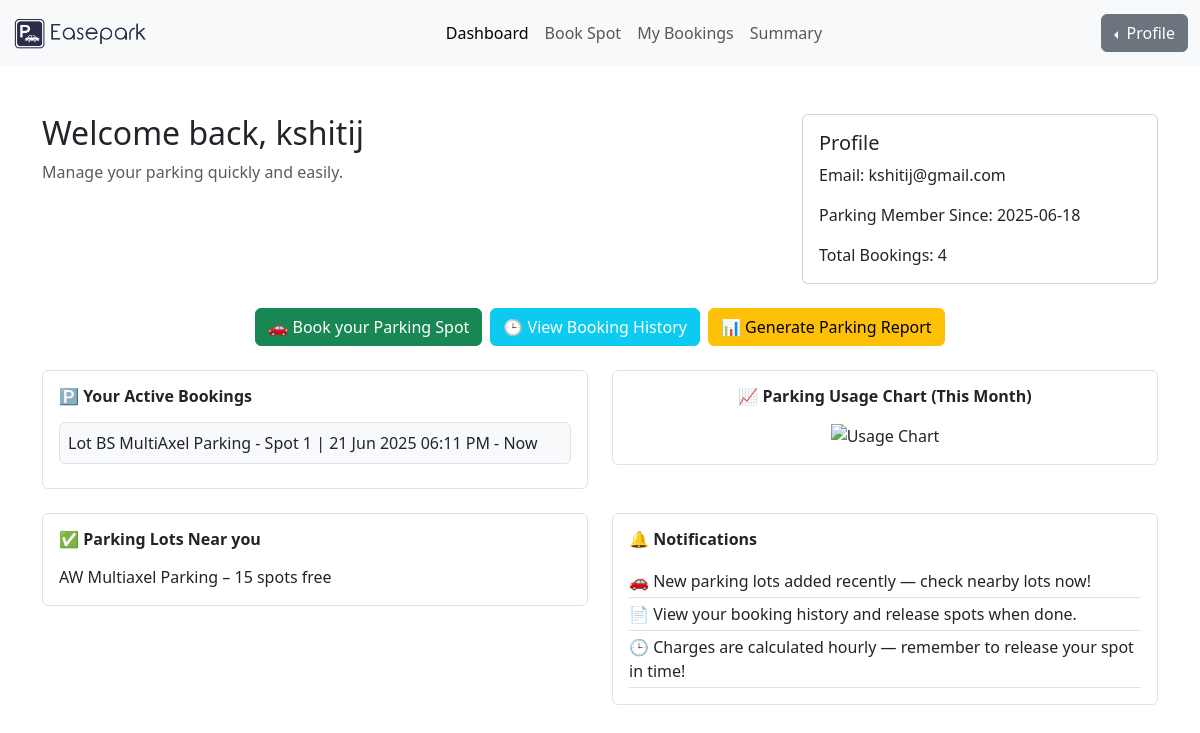
The page /dashboard/user (signed in) on the database its author committed.
### models/user_model.py (models this page shows)
class Users(UserMixin, db.Model):
    id = db.Column(db.Integer, primary_key=True)
    username= db.Column(db.String(100) , unique=True , nullable=False)
    email = db.Column(db.String(150), unique=True, nullable=True)
    password= db.Column(db.String(100) , nullable=False)
    role= db.Column(db.String(15), nullable=False)
    full_name = db.Column(db.String(100), nullable=True)
    phone_number = db.Column(db.String(15), unique=True, nullable=True)
    address = db.Column(db.String(255), nullable=True)
    pin_code = db.Column(db.String(10), nullable=True)
    member_since = db.Column(db.DateTime, default=datetime.utcnow)
    total_bookings = db.Column(db.Integer, default=0)
    reservations = db.relationship('Reservation', backref='user', lazy=True)

class ParkingLot(UserMixin, db.Model):
    id = db.Column(db.Integer, primary_key=True)
    parking_name = db.Column(db.String(150), nullable=False)
    price = db.Column(db.Float, nullable=False)
    address = db.Column(db.String(255), nullable=False)
    pin_code = db.Column(db.String(10), nullable=False)
    max_spots = db.Column(db.Integer, nullable=False)
    spots = db.relationship('ParkingSpot', backref='lot',cascade="all, delete", lazy=True)

### controllers/user_routes.py (the view)
@user_blueprint.route('/user')
@login_required
def dashboard():
    if current_user.role != 'user':
        return "Unauthorised"
    else:
        active_reservations = Reservation.query.filter_by(user_id=current_user.id, status='active').all()
        active_bookings = []
        for res in active_reservations:
            lot = ParkingLot.query.get(res.spot.lot_id)
            if lot is None:
                abort(404)
            local_time = res.booking_timestamp.astimezone(ZoneInfo("Asia/Kolkata"))
            booking_date = local_time.strftime('%d %b %Y')
            time_range = local_time.strftime('%I:%M %p') + " - Now"
            active_bookings.append({
                "lot_name": lot.parking_name,
                "spot_number": res.spot.spot_number,
                "date": booking_date,
                "time_range": time_range
            })
        user_pin = current_user.pin_code
        lots = ParkingLot.query.filter_by(pin_code=user_pin).all()
        available_lots = []
        for lot in lots:
            total_spots = ParkingSpot.query.filter_by(lot_id=lot.id).count()
            free_spots = ParkingSpot.query.filter_by(lot_id=lot.id, status='A').count()
            available_lots.append({
                'name': lot.parking_name,
                'free_spots': free_spots,
                'total_spots': total_spots
            })
        notifications = [
            "🚗 New parking lots added recently — check nearby lots now!",
            "📄 View your booking history and release spots when done.",
            "🕒 Charges are calculated hourly — remember to release your spot in time!",
        ]
        return render_template(
            'user_dashboard.html',
            user=current_user,
            active_bookings=active_bookings,
            available_lots=available_lots,
            notifications=notifications
        )

### app.py (called while the page is built)
@login_manager.user_loader
def load_user(user_id):
    return db.session.get(Users, int(user_id))

### templates/user_dashboard.html (shortened to what this page needs)
<!doctype html>
<html lang="en">
<head>
  <link href="https://cdn.jsdelivr.net/npm/bootstrap@5.3.6/dist/css/bootstrap.min.css" rel="stylesheet"
>
</head>
<body>
  <nav class="navbar navbar-expand-lg bg-body-tertiary" id="navbar">
    <div class="container-fluid">
      <a class="navbar-brand" href="{{ url_for('user.dashboard') }}">
        <img src="{{ url_for('static', filename='images/logo.png') }}" alt="Easepark Logo"
          style="height: 40px; width: auto;">
      </a>
      <div class="collapse navbar-collapse" id="navbarSupportedContent">
        <ul class="navbar-nav mx-auto mb-2 mb-lg-0">
          <li class="nav-item">
            <a class="nav-link active" aria-current="page" href="{{ url_for('user.dashboard') }}">Dashboard</a>
          </li>
          <li class="nav-item">
            <a class="nav-link" href="{{ url_for('user.book_spot') }}">Book Spot</a>
          </li>
          <li class="nav-item">
            <a class="nav-link" href="{{ url_for('user.booking_history') }}">My Bookings</a>
          </li>
          <li class="nav-item">
            <a class="nav-link" href="#">Summary</a>
          </li>
        </ul>
        <div class="btn-group dropstart">
          <button type="button" class="btn btn-secondary dropdown-toggle" data-bs-toggle="dropdown"
            aria-expanded="false">
            Profile
          </button>
        </div>
      </div>
    </div>
  </nav>
  <div class="container mt-5">
    <div class="row mb-4">
      <div class="col-md-8">
        <h2>Welcome back, {{user.username}}</h2>
        <p class="text-muted">Manage your parking quickly and easily.</p>
      </div>
      <div class="col-md-4 ">
        <div class="card">
          <div class="card-body">
            <h5 class="card-title">Profile</h5>
            <p class="card-text">Email: {{user.email}}</p>
            <p class="card-text">Parking Member Since: {{user.member_since.date()}}</p>
            <p class="card-text">Total Bookings: {{user.total_bookings}}</p>
          </div>
        </div>
      </div>
    </div>
    <div class="d-flex flex-wrap gap-2 justify-content-center mb-4">
      <a href="{{ url_for('user.book_spot') }}" class="btn btn-success action-btn">
        🚗 Book your Parking Spot
      </a>
      <a href="{{ url_for('user.booking_history') }}" class="btn btn-info action-btn text-white">
        🕒 View Booking History
      </a>
      <a href="#" class="btn btn-warning action-btn">
        📊 Generate Parking Report
      </a>
    </div>
    <div class="row mb-4">
      <div class="col-md-6">
        <div class="border rounded p-3">
          <h6 class="mb-3">🅿️ <strong>Your Active Bookings</strong></h6>
          {% if active_bookings %}
          {% for booking in active_bookings %}
          <div class="border p-2 mb-2 rounded bg-light">
            Lot {{ booking.lot_name }} - Spot {{ booking.spot_number }} |
            {{ booking.date }} {{ booking.time_range }}
          </div>
          {% endfor %}
          {% else %}
          <p class="text-muted">No active bookings.</p>
          {% endif %}
        </div>
      </div>
      <div class="col-md-6">
        <div class="border rounded p-3 text-center">
          <h6 class="mb-3">📈 <strong>Parking Usage Chart (This Month)</strong></h6>
          <img src="{{ url_for('static', filename='images/usage_chart.png') }}" alt="Usage Chart" class="img-fluid"
            style="max-height: 150px;">
        </div>
      </div>
    </div>
    <div class="row mb-4">
      <div class="col-md-6">
        <div class="border rounded p-3">
          <h6 class="mb-3">✅ <strong>Parking Lots Near you</strong></h6>
          {% for lot in available_lots %}
          <div>{{ lot.name }} – {{ lot.free_spots }} spots free</div>
          {% else %}
          <p class="text-muted">No availability data.</p>
          {% endfor %}
        </div>
      </div>
      <div class="col-md-6">
        <div class="border rounded p-3">
          <h6 class="mb-3">🔔 <strong>Notifications</strong></h6>
          {% for note in notifications %}
          <div class="border-bottom py-1">{{ note }}</div>
          {% else %}
          <p class="text-muted">No new notifications.</p>
          {% endfor %}
        </div>
      </div>
    </div>
  </div>
</body>
</html>

### rows shown on the page
Users: username "kshitij", email "kshitij@gmail.com", member_since "2025-06-18", total_bookings "4"
ParkingLot: lot_name "BS MultiAxel Parking", spot_number "1", date "21 Jun 2025", time_range "06:11 PM - Now"
ParkingLot: name "AW Multiaxel Parking", free_spots "15"

### other values the page prints
{{ note }} "🚗 New parking lots added recently — check nearby lots now!" "📄 View your booking history and release spots when done." "🕒 Charges are calculated hourly — remember to release your spot in time!"
